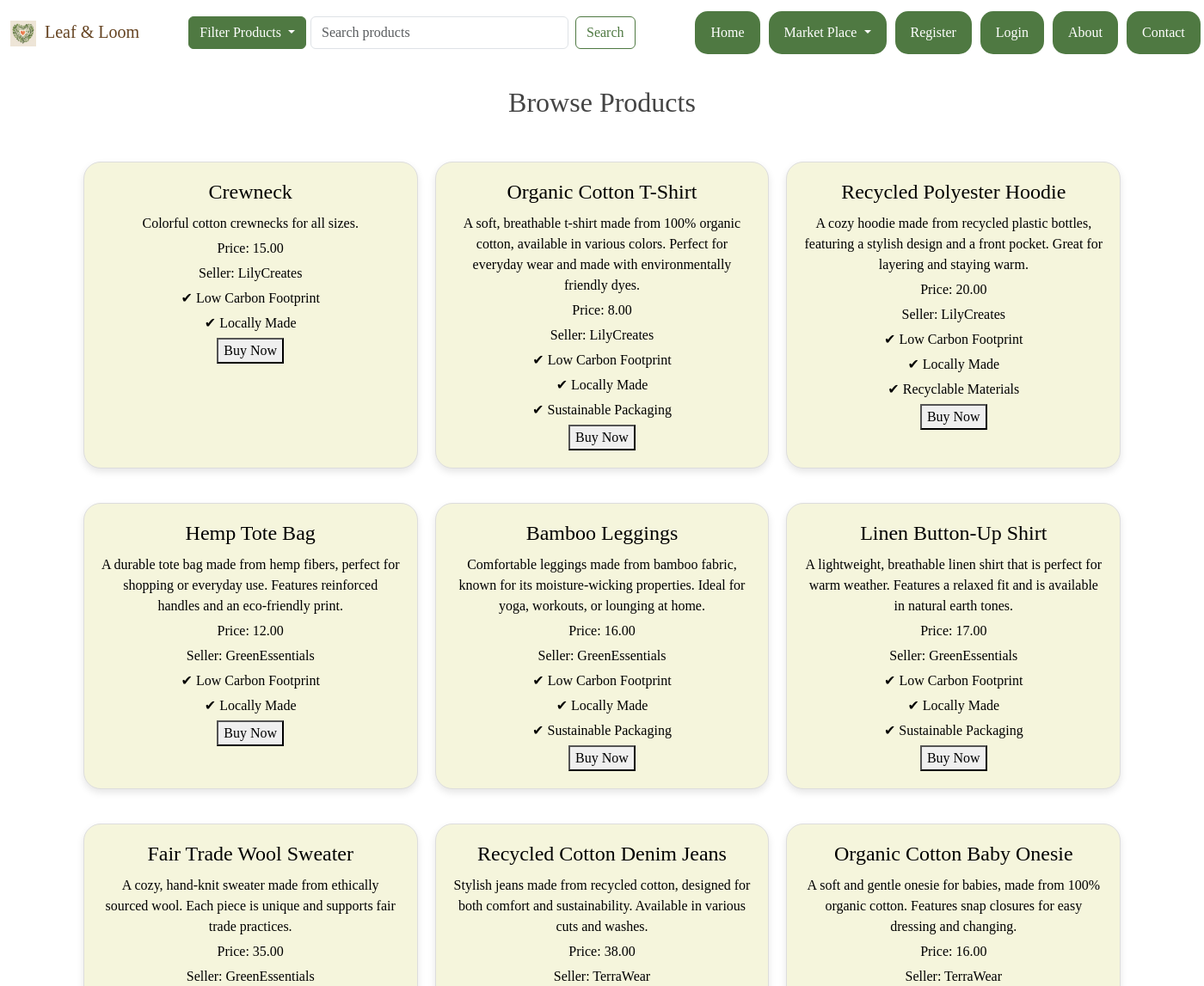
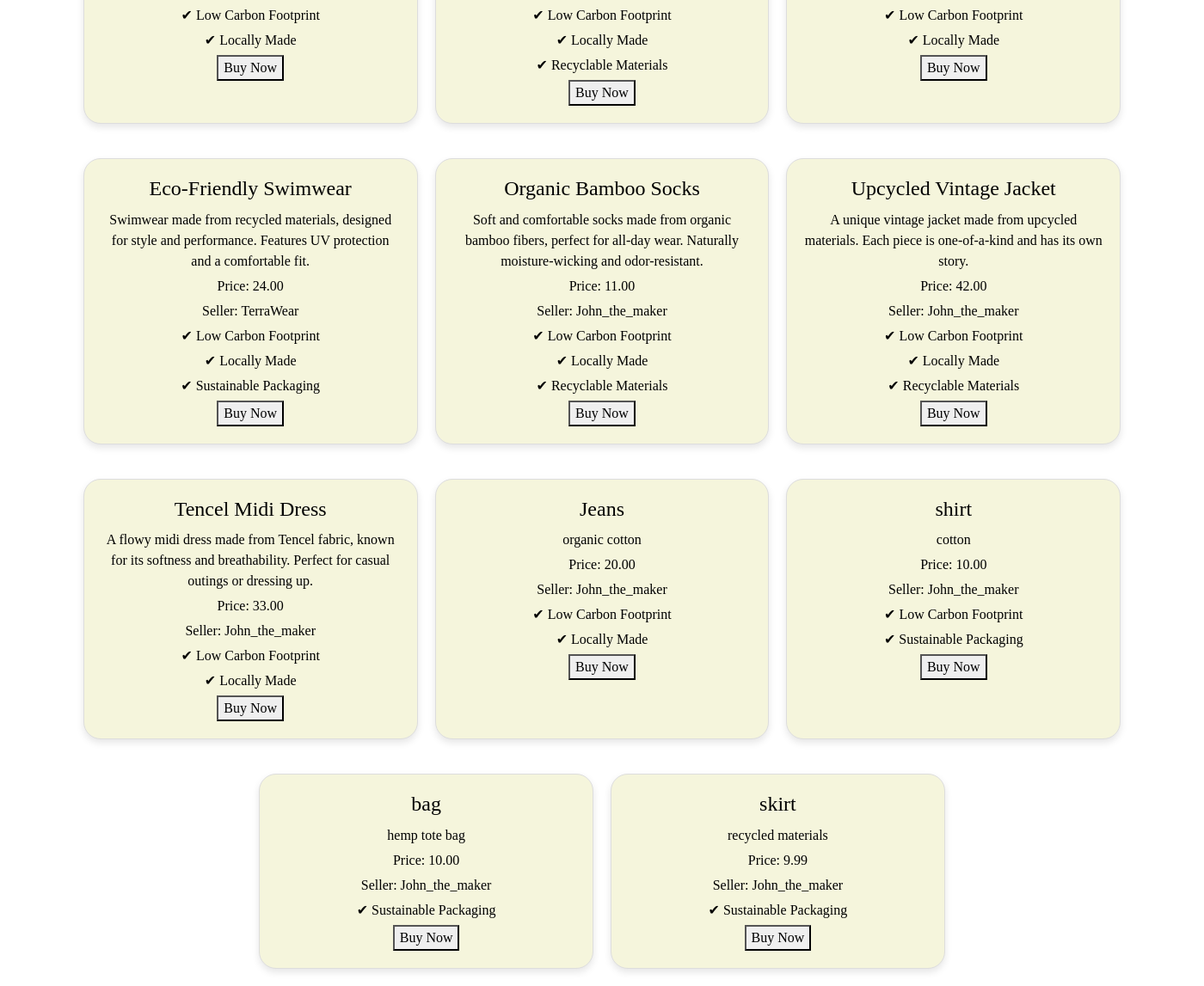
The page /browse/ on the database its author committed (2 pictures, top to bottom).
### Leaf/models.py (models this page shows, shortened)
class Product(models.Model):
    seller = models.ForeignKey(Seller, on_delete=models.CASCADE)
    name = models.CharField(max_length=100)
    description = models.TextField()
    price = models.DecimalField(max_digits=10, decimal_places=2)
    eco_friendly = models.BooleanField(default=True)
    available = models.BooleanField(default=True)
    carbon_footprint = models.BooleanField(default=False)
    locally_made = models.BooleanField(default=False)
    recyclable = models.BooleanField(default=False)
    sustainable_packaging = models.BooleanField(default=False)

class Seller(models.Model):
    user = models.OneToOneField(User, on_delete=models.CASCADE)
    bio = models.TextField()
    location = models.CharField(max_length=100)

### Leaf/views.py (the view)
# urls.py: path('browse/', views.browse_products_view, name='browse_products'),
def browse_products_view(request):
    products = Product.objects.filter(available=True)
    products = Product.objects.all()# Ensure you're filtering by availability if needed
    return render(request, 'Leaf/browse_products.html', {'products': products})

### Leaf/templates/Leaf/browse_products.html (shortened to what this page needs)
{% extends 'Leaf/base.html' %}
{% block content %}
<!DOCTYPE html>
<html lang="en">
<head>
</head>
<body>
    <h1>Browse Products</h1>
    {% if products %}
        <div class="listholder">
        {% for product in products %}
            <lister>
                <h2>{{ product.name }}</h2>
                <p>{{ product.description }}</p>
                <p>Price: {{ product.price }}</p>
                <p>Seller: {{ product.seller.user.username }}</p>
                {% if product.carbon_footprint %}
                    <p>✔ Low Carbon Footprint</p>
                {% endif %}
                {% if product.locally_made %}
                    <p>✔ Locally Made</p>
                {% endif %}
                {% if product.recyclable %}
                    <p>✔ Recyclable Materials</p>
                {% endif %}
                {% if product.sustainable_packaging %}
                    <p>✔ Sustainable Packaging</p>
                {% endif %}
            <button class="product-button" onclick="window.location.href='{% url 'checkout' product.id %}'">Buy Now</button>
            </lister>
        {% endfor %}
        </div>
    {% else %}
        <p>No products available.</p>
    {% endif %}
</body>
</html>
{% endblock %}

### Leaf/templates/Leaf/browse_products.html (style rules this page uses)
body { font-family: 'Patrician', serif; }
.listholder { list-style: none; padding: 0; display: flex; flex-wrap: wrap; justify-content: center; }
lister { background-color: beige ; border: 1px solid #ddd; border-radius: 20px; padding: 20px; margin: 20px 10px; box-shadow: 0 4px 8px rgba(0, 0, 0, 0.1); transition: transform 0.3s ease; text-align: center; width: 30%; }
h2 { margin: 0 0 10px; font-size: 1.5rem; color: black; }
p { margin: 5px 0; color: black; }
h1 { text-align: center; font-size: 2rem; color: #444; margin-bottom: 30px; }

### rows shown on the page
Product: name "Crewneck", description "Colorful cotton crewnecks for all sizes.", price "15.00", seller.user.username "LilyCreates", carbon_footprint "✔ Low Carbon Footprint", locally_made "✔ Locally Made"
Product: name "Organic Cotton T-Shirt", description "A soft, breathable t-shirt made from 100% organic cotton, available in various colors. Perfect for everyday wear and made with environmentally friendly dyes.", price "8.00", seller.user.username "LilyCreates", carbon_footprint "✔ Low Carbon Footprint", locally_made "✔ Locally Made", sustainable_packaging "✔ Sustainable Packaging"
Product: name "Recycled Polyester Hoodie", description "A cozy hoodie made from recycled plastic bottles, featuring a stylish design and a front pocket. Great for layering and staying warm.", price "20.00", seller.user.username "LilyCreates", carbon_footprint "✔ Low Carbon Footprint", locally_made "✔ Locally Made", recyclable "✔ Recyclable Materials"
Product: name "Hemp Tote Bag", description "A durable tote bag made from hemp fibers, perfect for shopping or everyday use. Features reinforced handles and an eco-friendly print.", price "12.00", seller.user.username "GreenEssentials", carbon_footprint "✔ Low Carbon Footprint", locally_made "✔ Locally Made"
Product: name "Bamboo Leggings", description "Comfortable leggings made from bamboo fabric, known for its moisture-wicking properties. Ideal for yoga, workouts, or lounging at home.", price "16.00", seller.user.username "GreenEssentials", carbon_footprint "✔ Low Carbon Footprint", locally_made "✔ Locally Made", sustainable_packaging "✔ Sustainable Packaging"
Product: name "Linen Button-Up Shirt", description "A lightweight, breathable linen shirt that is perfect for warm weather. Features a relaxed fit and is available in natural earth tones.", price "17.00", seller.user.username "GreenEssentials", carbon_footprint "✔ Low Carbon Footprint", locally_made "✔ Locally Made", sustainable_packaging "✔ Sustainable Packaging"
Product: name "Fair Trade Wool Sweater", description "A cozy, hand-knit sweater made from ethically sourced wool. Each piece is unique and supports fair trade practices.", price "35.00", seller.user.username "GreenEssentials", carbon_footprint "✔ Low Carbon Footprint", locally_made "✔ Locally Made"
Product: name "Recycled Cotton Denim Jeans", description "Stylish jeans made from recycled cotton, designed for both comfort and sustainability. Available in various cuts and washes.", price "38.00", seller.user.username "TerraWear", carbon_footprint "✔ Low Carbon Footprint", locally_made "✔ Locally Made", recyclable "✔ Recyclable Materials"
Product: name "Organic Cotton Baby Onesie", description "A soft and gentle onesie for babies, made from 100% organic cotton. Features snap closures for easy dressing and changing.", price "16.00", seller.user.username "TerraWear", carbon_footprint "✔ Low Carbon Footprint", locally_made "✔ Locally Made"
Product: name "Eco-Friendly Swimwear", description "Swimwear made from recycled materials, designed for style and performance. Features UV protection and a comfortable fit.", price "24.00", seller.user.username "TerraWear", carbon_footprint "✔ Low Carbon Footprint", locally_made "✔ Locally Made", sustainable_packaging "✔ Sustainable Packaging"
Product: name "Organic Bamboo Socks", description "Soft and comfortable socks made from organic bamboo fibers, perfect for all-day wear. Naturally moisture-wicking and odor-resistant.", price "11.00", seller.user.username "John_the_maker", carbon_footprint "✔ Low Carbon Footprint", locally_made "✔ Locally Made", recyclable "✔ Recyclable Materials"
Product: name "Upcycled Vintage Jacket", description "A unique vintage jacket made from upcycled materials. Each piece is one-of-a-kind and has its own story.", price "42.00", seller.user.username "John_the_maker", carbon_footprint "✔ Low Carbon Footprint", locally_made "✔ Locally Made", recyclable "✔ Recyclable Materials"
Product: name "Tencel Midi Dress", description "A flowy midi dress made from Tencel fabric, known for its softness and breathability. Perfect for casual outings or dressing up.", price "33.00", seller.user.username "John_the_maker", carbon_footprint "✔ Low Carbon Footprint", locally_made "✔ Locally Made"
Product: name "Jeans", description "organic cotton", price "20.00", seller.user.username "John_the_maker", carbon_footprint "✔ Low Carbon Footprint", locally_made "✔ Locally Made"
Product: name "shirt", description "cotton", price "10.00", seller.user.username "John_the_maker", carbon_footprint "✔ Low Carbon Footprint", sustainable_packaging "✔ Sustainable Packaging"
Product: name "bag", description "hemp tote bag", price "10.00", seller.user.username "John_the_maker", sustainable_packaging "✔ Sustainable Packaging"
Product: name "skirt", description "recycled materials", price "9.99", seller.user.username "John_the_maker", sustainable_packaging "✔ Sustainable Packaging"
